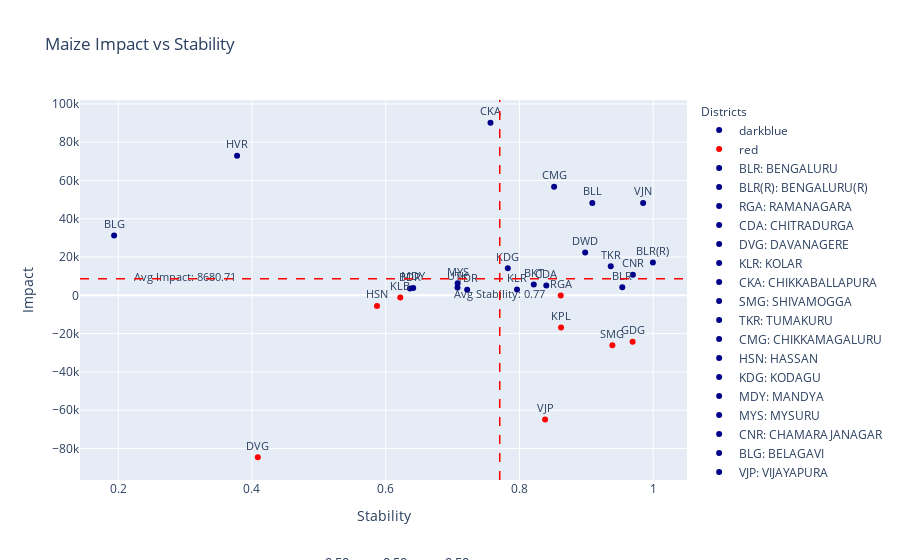

The code cell stored with this chart in its notebook:
### Code cell
import pandas as pd
import plotly.express as px
import ipywidgets as widgets
from ipywidgets import interact
from IPython.display import clear_output
import plotly.graph_objects as go

def update_plot(alpha1, alpha2, alpha3):
    
    tolerance = 1e-5 
    filtered_df = viz_df[
        (viz_df['Sensitivity_LivestockCensus_2012_Cattle'].between(alpha1 - tolerance, alpha1 + tolerance)) &
        (viz_df['Sensitivity_AreaUnderCereals_Maize'].between(alpha2 - tolerance, alpha2 + tolerance)) & 
        (viz_df['Sensitivity_TotalNPK'].between(alpha3 - tolerance, alpha3 + tolerance)) 
    ]

    # Create a scatter plot with filtered data
    fig = px.scatter(
        filtered_df, 
        x='Stability_Values', 
        y='Impact', 
        title='Maize Impact vs Stability',
        labels={'Impact': 'Impact', 'Stability_Values': 'Stability'},
        text='Abbreviation',
        opacity=1,
        color=filtered_df['Impact'].apply(lambda val: 'red' if val < 0 else 'darkblue'),  # Conditional coloring
        color_discrete_map={'red': 'red', 'darkblue': 'darkblue'}
    )

    fig.update_traces(textposition='top center', textfont=dict(size=11))

    # Update layout to add annotations and legends
    fig.update_layout(
        annotations=[
            dict(
                x=0.5,
                y=-0.25,
                showarrow=False,
                text=f' α<sub>LV</sub>: {alpha1:.2f}, α<sub>AM</sub>: {alpha2:.2f}, α<sub>NPK</sub>: {alpha3:.2f}',
                xref="paper",
                yref="paper",
                font=dict(size=13)
            )
        ],
        legend_title_text='Districts',
        legend_title=dict(font=dict(size=12)),
    )

    # Adding custom legends with abbreviations and full forms
    legend_labels = [{'Abbreviation': abb, 'Full Form': full_form} 
                     for abb, full_form in zip(filtered_df['Abbreviation'].unique(), filtered_df['District'].unique())]

    for label in legend_labels:
        fig.add_trace(go.Scatter(
            x=[None],
            y=[None],
            mode='markers',
            marker=dict(color='darkblue'),
            name=f"{label['Abbreviation']}: {label['Full Form']}"
        ))

    # Adding average lines for stability and percentage change
    avg_stability = filtered_df['Stability_Values'].mean()
    avg_precent = filtered_df['Impact'].mean()

    fig.add_shape(
        type='line',
        x0=avg_stability, y0=0, x1=avg_stability, y1=1,
        line=dict(color='red', width=1.5, dash='dash'),
        yref='paper'
    )

    fig.add_shape(
        type='line',
        x0=0, y0=avg_precent, x1=1, y1=avg_precent,
        line=dict(color='red', width=1.5, dash='dash'),
        xref='paper'
    )

    # Add annotations for average values
    fig.add_trace(go.Scatter(
        x=[avg_stability],
        y=[-0.07],
        text=[f'Avg Stability: {avg_stability:.2f}'],
        mode="text",
        showlegend=False,
        textfont=dict(size=10.7)
    ))

    fig.add_trace(go.Scatter(
        x=[0.3],
        y=[avg_precent-0.04],
        text=[f'Avg Impact: {avg_precent:.2f}'],
        mode="text",
        showlegend=False,
        textfont=dict(size=10.7)
    ))

    clear_output()

    display(fig)


# Creating sliders for interaction
alpha1_slider = widgets.FloatSlider(value=0.5, min=0, max=1, step=0.1, description='αLV:')
alpha2_slider = widgets.FloatSlider(value=0.5, min=0, max=1, step=0.1, description='αAM:')
alpha3_slider = widgets.FloatSlider(value=0.5, min=0, max=1, step=0.1, description='αNPK:')

# Creating interactive plot
interactive_plot = interact(update_plot, alpha1=alpha1_slider, alpha2=alpha2_slider, alpha3=alpha3_slider)

# Create update button to trigger plot update
update_button = widgets.Button(description="Update Plot")
update_button.on_click(lambda _: update_plot(alpha1_slider.value, alpha2_slider.value, alpha3_slider.value))

# Display the button and sliders
widgets.HBox([update_button, alpha1_slider, alpha2_slider, alpha3_slider])

### Figure 1 — Plotly figure (JSON) as saved in the notebook; plotly's stock layout.template omitted (floating-point values rounded to 4 significant figures)
{"data": [{"hovertemplate": "color=darkblue<br>Stability=%{x}<br>Impact=%{y}<br>Abbreviation=%{text}<extra></extra>", "legendgroup": "darkblue", "marker": {"color": "darkblue", "opacity": 1, "symbol": "circle"}, "mode": "markers+text", "name": "darkblue", "orientation": "v", "showlegend": true, "text": ["BLR", "BLR(R)", "CDA", "KLR", "CKA", "TKR", "CMG", "KDG", "MDY", "MYS", "CNR", "BLG", "BKT", "DWD", "HVR", "UTK", "BLL", "BDR", "YDR", "VJN"], "textfont": {"size": 11}, "textposition": "top center", "type": "scatter", "x": [0.9537, 0.9995, 0.8401, 0.7963, 0.7566, 0.9365, 0.8518, 0.7825, 0.6411, 0.7075, 0.9695, 0.1938, 0.8214, 0.8982, 0.3777, 0.7073, 0.9089, 0.6363, 0.7218, 0.9849], "xaxis": "x", "y": [4222.0, 17110.0, 5140.0, 3036.0, 90180.0, 15210.0, 56700.0, 14190.0, 3893.0, 6328.0, 10790.0, 31320.0, 5707.0, 22330.0, 72980.0, 4136.0, 48300.0, 3545.0, 2963.0, 48300.0], "yaxis": "y"}, {"hovertemplate": "color=red<br>Stability=%{x}<br>Impact=%{y}<br>Abbreviation=%{text}<extra></extra>", "legendgroup": "red", "marker": {"color": "red", "opacity": 1, "symbol": "circle"}, "mode": "markers+text", "name": "red", "orientation": "v", "showlegend": true, "text": ["RGA", "DVG", "SMG", "HSN", "VJP", "GDG", "KLB", "KPL"], "textfont": {"size": 11}, "textposition": "top center", "type": "scatter", "x": [0.8617, 0.4088, 0.9389, 0.5869, 0.8383, 0.9691, 0.6218, 0.8621], "xaxis": "x", "y": [-97.9, -84580.0, -26120.0, -5520.0, -64850.0, -24220.0, -1144.0, -16770.0], "yaxis": "y"}, {"marker": {"color": "darkblue"}, "mode": "markers", "name": "BLR: BENGALURU", "type": "scatter", "x": [null], "y": [null]}, {"marker": {"color": "darkblue"}, "mode": "markers", "name": "BLR(R): BENGALURU(R)", "type": "scatter", "x": [null], "y": [null]}, {"marker": {"color": "darkblue"}, "mode": "markers", "name": "RGA: RAMANAGARA", "type": "scatter", "x": [null], "y": [null]}, {"marker": {"color": "darkblue"}, "mode": "markers", "name": "CDA: CHITRADURGA", "type": "scatter", "x": [null], "y": [null]}, {"marker": {"color": "darkblue"}, "mode": "markers", "name": "DVG: DAVANAGERE", "type": "scatter", "x": [null], "y": [null]}, {"marker": {"color": "darkblue"}, "mode": "markers", "name": "KLR: KOLAR", "type": "scatter", "x": [null], "y": [null]}, {"marker": {"color": "darkblue"}, "mode": "markers", "name": "CKA: CHIKKABALLAPURA", "type": "scatter", "x": [null], "y": [null]}, {"marker": {"color": "darkblue"}, "mode": "markers", "name": "SMG: SHIVAMOGGA", "type": "scatter", "x": [null], "y": [null]}, {"marker": {"color": "darkblue"}, "mode": "markers", "name": "TKR: TUMAKURU", "type": "scatter", "x": [null], "y": [null]}, {"marker": {"color": "darkblue"}, "mode": "markers", "name": "CMG: CHIKKAMAGALURU", "type": "scatter", "x": [null], "y": [null]}, {"marker": {"color": "darkblue"}, "mode": "markers", "name": "HSN: HASSAN", "type": "scatter", "x": [null], "y": [null]}, {"marker": {"color": "darkblue"}, "mode": "markers", "name": "KDG: KODAGU", "type": "scatter", "x": [null], "y": [null]}, {"marker": {"color": "darkblue"}, "mode": "markers", "name": "MDY: MANDYA", "type": "scatter", "x": [null], "y": [null]}, {"marker": {"color": "darkblue"}, "mode": "markers", "name": "MYS: MYSURU", "type": "scatter", "x": [null], "y": [null]}, {"marker": {"color": "darkblue"}, "mode": "markers", "name": "CNR: CHAMARAJANAGAR", "type": "scatter", "x": [null], "y": [null]}, {"marker": {"color": "darkblue"}, "mode": "markers", "name": "BLG: BELAGAVI", "type": "scatter", "x": [null], "y": [null]}, {"marker": {"color": "darkblue"}, "mode": "markers", "name": "VJP: VIJAYAPURA", "type": "scatter", "x": [null], "y": [null]}, {"marker": {"color": "darkblue"}, "mode": "markers", "name": "BKT: BAGALKOT", "type": "scatter", "x": [null], "y": [null]}, {"marker": {"color": "darkblue"}, "mode": "markers", "name": "DWD: DHARAWAD", "type": "scatter", "x": [null], "y": [null]}, {"marker": {"color": "darkblue"}, "mode": "markers", "name": "GDG: GADAG", "type": "scatter", "x": [null], "y": [null]}, {"marker": {"color": "darkblue"}, "mode": "markers", "name": "HVR: HAVERI", "type": "scatter", "x": [null], "y": [null]}, {"marker": {"color": "darkblue"}, "mode": "markers", "name": "UTK: UTTARA KANNADA", "type": "scatter", "x": [null], "y": [null]}, {"marker": {"color": "darkblue"}, "mode": "markers", "name": "BLL: BALLARI", "type": "scatter", "x": [null], "y": [null]}, {"marker": {"color": "darkblue"}, "mode": "markers", "name": "BDR: BIDAR", "type": "scatter", "x": [null], "y": [null]}, {"marker": {"color": "darkblue"}, "mode": "markers", "name": "KLB: KALABURAGI", "type": "scatter", "x": [null], "y": [null]}, {"marker": {"color": "darkblue"}, "mode": "markers", "name": "YDR: YADGIRI", "type": "scatter", "x": [null], "y": [null]}, {"marker": {"color": "darkblue"}, "mode": "markers", "name": "KPL: KOPPAL", "type": "scatter", "x": [null], "y": [null]}, {"marker": {"color": "darkblue"}, "mode": "markers", "name": "VJN: VIJAYANAGARA", "type": "scatter", "x": [null], "y": [null]}, {"mode": "text", "showlegend": false, "text": ["Avg Stability: 0.77"], "textfont": {"size": 10.7}, "type": "scatter", "x": [0.7705], "y": [-0.07]}, {"mode": "text", "showlegend": false, "text": ["Avg Impact: 8680.71"], "textfont": {"size": 10.7}, "type": "scatter", "x": [0.3], "y": [8681.0]}], "layout": {"annotations": [{"font": {"size": 13}, "showarrow": false, "text": " α<sub>LV</sub>: 0.50, α<sub>AM</sub>: 0.50, α<sub>NPK</sub>: 0.50", "x": 0.5, "xref": "paper", "y": -0.25, "yref": "paper"}], "legend": {"title": {"font": {"size": 12}, "text": "Districts"}, "tracegroupgap": 0}, "shapes": [{"line": {"color": "red", "dash": "dash", "width": 1.5}, "type": "line", "x0": 0.7705, "x1": 0.7705, "y0": 0, "y1": 1, "yref": "paper"}, {"line": {"color": "red", "dash": "dash", "width": 1.5}, "type": "line", "x0": 0, "x1": 1, "xref": "paper", "y0": 8681.0, "y1": 8681.0}], "title": {"text": "Maize Impact vs Stability"}, "xaxis": {"anchor": "y", "domain": [0, 1], "title": {"text": "Stability"}}, "yaxis": {"anchor": "x", "domain": [0, 1], "title": {"text": "Impact"}}}}
